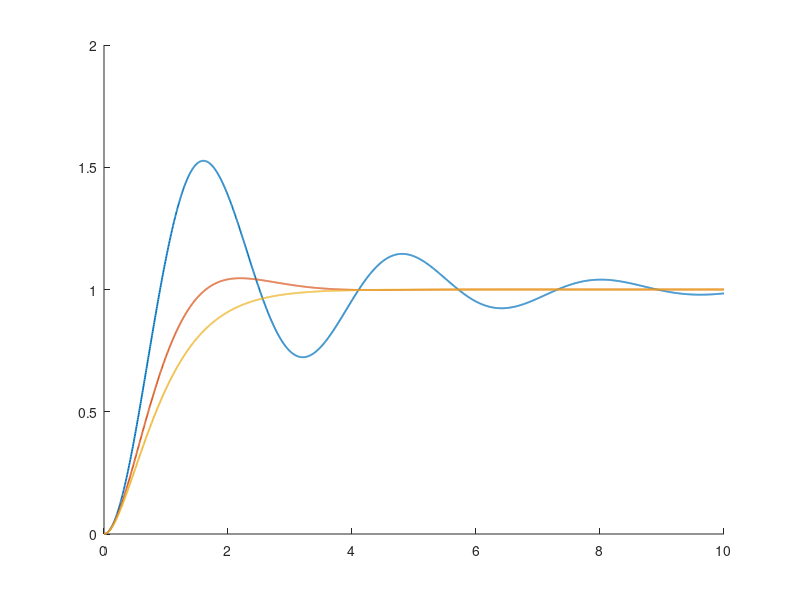

The MATLAB script that drew this image: (Note: this script raises an error after producing the figure.)
wn = 2;
zetas = [0.2 0.7 1];
t = linspace(0, 10, 2001)';
figure; hold on;
for zeta = zetas
    f = @(t, x) [x(2); -wn^2*x(1) - 2*zeta*wn*x(2) + wn^2];   % unit step input
    [tt, x] = ode45(f, t, [0; 0]);
    y = x(:, 1);
    plot(tt, y, 'LineWidth', 1.3);
    os = max(max(y) - 1, 0)*100;
    fprintf('zeta = %.1f: overshoot = %.1f %% (formula: %.1f %%), poles: ', ...
        zeta, os, 100*exp(-pi*zeta/sqrt(1 - zeta^2)));
    disp(roots([1 2*zeta*wn wn^2]).');
end
yline(1, '--'); grid on; xlabel('Time (s)'); ylabel('Output');
legend('zeta = 0.2', 'zeta = 0.7', 'zeta = 1');
